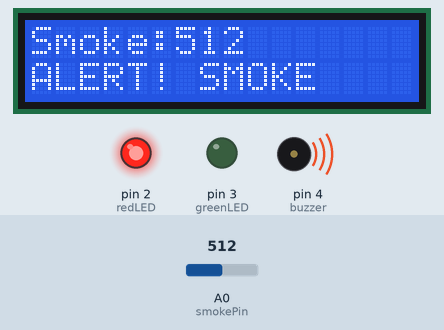
Bench run of a sketch on a simulated Arduino Uno, built with avr-gcc and run on an emulated ATmega328P. Parts: 16×2 character LCD, output pins drawn as LEDs (lit = HIGH), buzzer (waves = sounding, pin HIGH). The inputs (shaded band) are chosen by the test bench; at power-on: A0 (smokePin) = 512.

Above: at 3.2 s.
3.3 s: A0 (smokePin) set to 313
At 4.5 s:
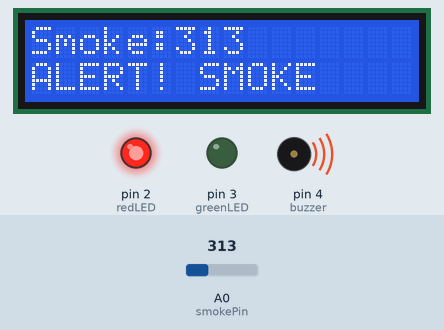
5.0 s: A0 (smokePin) set to 285
At 6.1 s:
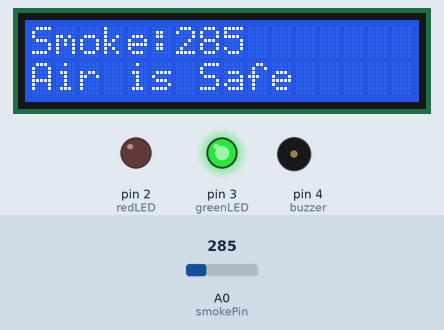
6.5 s: A0 (smokePin) set to 306
At 7.7 s:
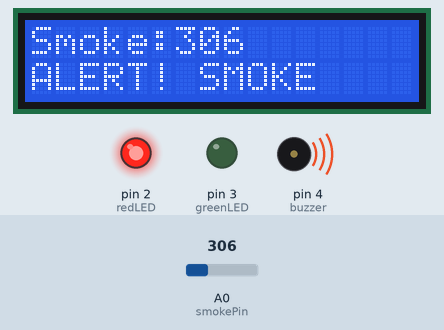
Timing chart, 0 to 9.5 s (numbered marks = the images above; inputs shaded):
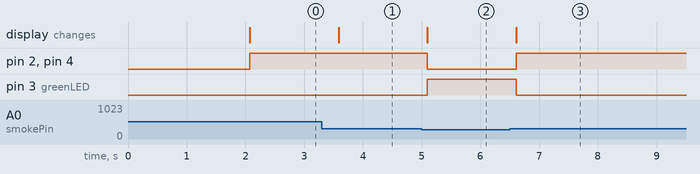

Measured:
- the behaviour switches between 301 and 300 on A0 (smokePin) (found by bisection; images 1 and 2)
- after the input at 3.3 s, the display: changes after 0.29 s (image 1)
- after the input at 5.0 s, pin 2 (redLED), pin 4 (buzzer): HIGH → LOW after 0.10 s; pin 3 (greenLED): LOW → HIGH after 0.10 s; the display: changes after 0.10 s (image 2)
- after the input at 6.5 s, pin 2 (redLED), pin 4 (buzzer): LOW → HIGH after 0.11 s; pin 3 (greenLED): HIGH → LOW after 0.11 s; the display: changes after 0.11 s (image 3)

The sketch:

Smoke_Detector.ino
```cpp
#include <LiquidCrystal.h>
LiquidCrystal lcd(12,11,10,9,8,7);
int smokePin = A0;
int redLED = 2;
int greenLED = 3;
int buzzer = 4;
int threshold = 300;

void setup() {
  lcd.begin(16,2);

  pinMode(redLED, OUTPUT);
  pinMode(greenLED, OUTPUT);
  pinMode(buzzer, OUTPUT);
  lcd.setCursor(0,0);
  lcd.print("Smoke Detector");
  lcd.setCursor(0,1);
  lcd.print("Initializing...");
  delay(2000);
  lcd.clear();
}

void loop() {
  int smokeValue = analogRead(smokePin);
  lcd.setCursor(0,0);
  lcd.print("Smoke:");
  lcd.print(smokeValue);
  lcd.print("   ");

  if(smokeValue > threshold) {
    //Danger
    digitalWrite(redLED, HIGH);
    digitalWrite(greenLED, LOW);
    digitalWrite(buzzer, HIGH);

    lcd.setCursor(0,1);
    lcd.print("ALERT! SMOKE   ");
  }
  else {
    //Safe
    digitalWrite(redLED, LOW);
    digitalWrite(greenLED, HIGH);
    digitalWrite(buzzer, LOW);
    lcd.setCursor(0,1);
    lcd.print("Air is Safe    ");
  }
  delay(500);
}
```
